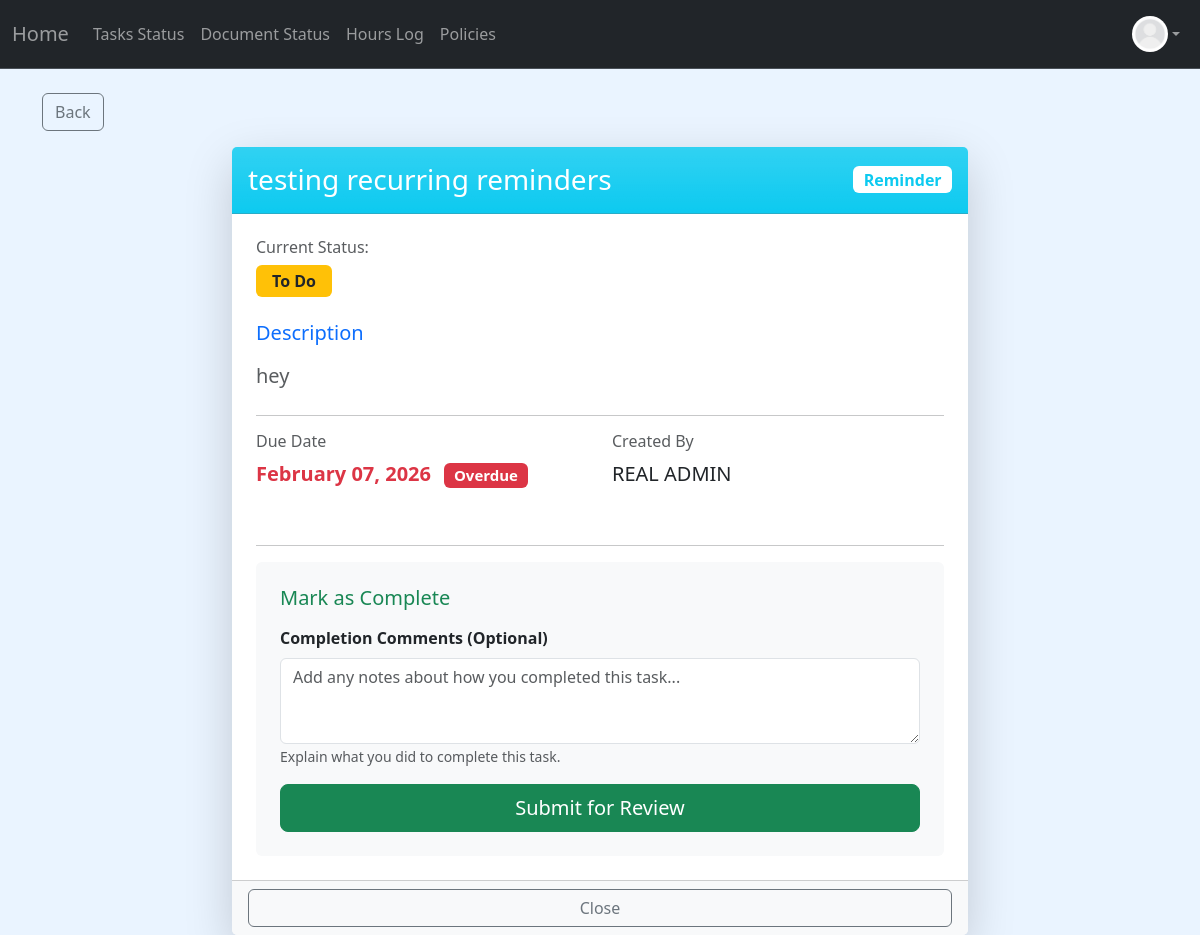
Page /task/view/49 (signed in) on the committed database.
### project/models.py (models this page shows, shortened)
class User(db.Model, UserMixin):
    __tablename__ = 'users'
    id: Mapped[int] = mapped_column(primary_key=True)
    name: Mapped[str] = mapped_column()
    email: Mapped[str] = mapped_column(unique=True)
    address: Mapped[str] = mapped_column(default="None Provided")
    password_hash: Mapped[str] = mapped_column(db.String(128))
    date_created: Mapped[datetime] = mapped_column(DateTime, server_default=func.now())
    total_hours: Mapped[float] = mapped_column(default=0.0)
    picture: Mapped[str] = mapped_column(default="default.jpeg")
    role: Mapped[str] = mapped_column(default="user")  # "user", "volunteer", " intern", "board"
    hours: Mapped[List["Hours"]] = relationship("Hours", back_populates="user", cascade="all, delete-orphan")
    documents: Mapped[List["Document"]] = relationship("Document", back_populates="user", cascade="all, delete-orphan")
    task_assignments: Mapped[List["TaskAssignment"]] = relationship(
        "TaskAssignment",
        back_populates="user",
        cascade="all, delete-orphan"
    )

class Task(db.Model):
    __tablename__ = 'tasks'
    id = db.Column(db.Integer, primary_key=True)
    title = db.Column(db.String(200), nullable=False)
    description = db.Column(db.Text, nullable=False)
    classification = db.Column(db.String(50), nullable=False)  # 'project' or 'reminder'
    assigned_role = db.Column(db.String(50), nullable=False)   # 'intern', 'volunteer', 'board', 'specific'
    created_by = db.Column(db.Integer, db.ForeignKey('users.id'), nullable=False)
    created_at = db.Column(db.DateTime, default=datetime.utcnow)
    is_recurring = db.Column(db.Boolean, default=False)  # Whether this is a recurring reminder
    recurrence_frequency = db.Column(db.String(50), nullable=True)  # 'daily', 'weekly', 'biweekly', 'monthly'
    recurrence_end_date = db.Column(db.Date, nullable=True)  # When to stop creating new assignments
    skip_review = db.Column(db.Boolean, default=False)  # If True, reminder goes straight to 'graded' when completed
    created_by_user = db.relationship('User', foreign_keys=[created_by], backref='created_tasks', lazy=True)
    assignments: Mapped[List["TaskAssignment"]] = relationship(
        "TaskAssignment",
        back_populates="task",
        cascade="all, delete-orphan"
    )

class TaskAssignment(db.Model):
    __tablename__ = 'task_assignments'
    id: Mapped[int] = mapped_column(primary_key=True)
    task_id: Mapped[int] = mapped_column(db.ForeignKey('tasks.id'), name="fk_taskassign_task_id")
    user_id: Mapped[int] = mapped_column(db.ForeignKey('users.id'), name="fk_taskassign_user_id")
    due_date: Mapped[datetime] = mapped_column(DateTime, nullable=False)
    status: Mapped[str] = mapped_column(default="pending")
    upload: Mapped[bool] = mapped_column(default=False)
    filename: Mapped[str] = mapped_column(nullable=True)
    score: Mapped[float] = mapped_column(nullable=True)
    score_denominator: Mapped[float] = mapped_column(nullable=True)
    comments: Mapped[str] = mapped_column(default="")
    task: Mapped["Task"] = relationship("Task", back_populates="assignments")
    user: Mapped["User"] = relationship("User", back_populates="task_assignments")

### app.py (the view)
@app.route("/task/view/<int:assignment_id>", methods=["GET"])
@login_required
@permission_required('volunteer')
def view_task(assignment_id):
    assignment = TaskAssignment.query.get_or_404(assignment_id)
    if assignment.user_id != current_user.id and current_user.role not in ['board', 'admin']:
        flash("You don't have permission to view this task.")
        return redirect(url_for(redirect_target.get(current_user.role, "user_dashboard")))
    task = assignment.task
    is_overdue = (
        assignment.due_date.date() < date.today()
        and assignment.status == "pending"
    )
    return render_template("task_detail_popup.html",
                         assignment=assignment,
                         task=task,
                         is_overdue=is_overdue)

### app.py (called while the page is built)
@app.context_processor
def inject_now():
    return {
        'now': datetime.now,
        'today': date.today
    }

### project/models.py (called while the page is built)
@login_manager.user_loader
def load_user(user_id):
    return User.query.get(user_id)

### project/templates/task_detail_popup.html (shortened to what this page needs)
{% extends "base.html" %}
{% block content %}
<div class="container mt-4">
    <a href="{% if current_user.role in ['board', 'admin'] %}{{ url_for('task_status') }}{% else %}{{ url_for('my_tasks') }}{% endif %}" class="btn btn-outline-secondary mb-3">
         Back
    </a>
    <div class="row justify-content-center">
        <div class="col-lg-8 col-md-10">
            <div class="card shadow-lg border-0">
                <div class="card-header bg-gradient text-white {% if task.classification == 'project' %}bg-primary{% else %}bg-info{% endif %} py-3">
                    <div class="d-flex justify-content-between align-items-center">
                        <h3 class="mb-0">
                            {{ task.title }}
                        </h3>
                        <div class="d-flex align-items-center gap-2">
                            <span class="badge {% if task.classification == 'project' %}bg-white text-primary{% else %}bg-white text-info{% endif %} fs-6">
                                {{ task.classification|title }}
                            </span>
                        </div>
                    </div>
                </div>
                <div class="card-body p-4">
                    <div class="mb-4">
                        <h6 class="text-muted mb-2">Current Status:</h6>
                        <span class="badge
                            {% if assignment.status == 'pending' %}bg-warning text-dark
                            {% elif assignment.status == 'done' %}bg-info
                            {% elif assignment.status == 'graded' %}bg-success
                            {% endif %} fs-6 px-3 py-2">
                            {% if assignment.status == 'pending' %}To Do
                            {% elif assignment.status == 'done' %}Pending Review
                            {% elif assignment.status == 'graded' %}Completed & Graded
                            {% endif %}
                        </span>
                    </div>
                    <div class="mb-4">
                        <h5 class="text-primary mb-3">
                             Description
                        </h5>
                        <p class="lead text-muted" style="white-space: pre-line;">{{ task.description }}</p>
                    </div>
                    <hr>
                    <div class="row mb-4">
                        <div class="col-md-6 mb-3">
                            <h6 class="text-muted mb-2">
                                 Due Date
                            </h6>
                            <p class="fs-5 fw-bold {% if is_overdue and assignment.status == 'pending' %}text-danger{% else %}text-dark{% endif %}">
                                {{ assignment.due_date.strftime('%B %d, %Y') }}
                                {% if is_overdue and assignment.status == 'pending' %}
                                    <span class="badge bg-danger ms-2">Overdue</span>
                                {% endif %}
                            </p>
                        </div>
                        <div class="col-md-6 mb-3">
                            <h6 class="text-muted mb-2">
                                 Created By
                            </h6>
                            <p class="fs-5">
                                {% if task.created_by_user %}
                                    {{ task.created_by_user.name }}
                                {% else %}
                                    Administrator
                                {% endif %}
                            </p>
                        </div>
                    </div>
                    <hr>
                    {% if assignment.status == 'pending' and current_user.id == assignment.user_id %}
                    <div class="bg-light p-4 rounded">
                        <h5 class="text-success mb-3">
                             Mark as Complete
                        </h5>
                        <form method="POST" action="{{ url_for('complete_task', assignment_id=assignment.id) }}" enctype="multipart/form-data">
                            <div class="mb-3">
                                <label for="completionComments" class="form-label fw-bold">
                                    Completion Comments (Optional)
                                </label>
                                <textarea class="form-control" id="completionComments" name="completion_comments"
                                          rows="3" placeholder="Add any notes about how you completed this task..."></textarea>
                                <small class="form-text text-muted">Explain what you did to complete this task.</small>
                            </div>
                            <div class="d-grid gap-2">
                                <button type="submit" class="btn btn-success btn-lg">
                                     Submit for Review
                                </button>
                            </div>
                        </form>
                    </div>
                    {% endif %}
                </div>
                <div class="card-footer bg-light">
                    <div class="d-grid">
                        <a href="{% if current_user.role in ['board', 'admin'] %}{{ url_for('task_status') }}{% else %}{{ url_for('my_tasks') }}{% endif %}" class="btn btn-outline-secondary">
                             Close
                        </a>
                    </div>
                </div>
            </div>
        </div>
    </div>
</div>
{% endblock %}

### project/templates/base.html (shortened to what this page needs)
<!DOCTYPE html>
<html>
  <head>
    <link href="https://cdn.jsdelivr.net/npm/bootstrap@5.3.8/dist/css/bootstrap.min.css" rel="stylesheet">
  </head>
  <body>
    <nav class="navbar navbar-expand bg-dark border-bottom border-body" data-bs-theme="dark">
      <div class="container-fluid d-flex">
        <a class="navbar-brand" id="home-link"
            href="{% if current_user.is_authenticated and current_user.role == 'admin' %}
              {{ url_for('admin_dashboard') }}
            {% elif current_user.is_authenticated and current_user.role == 'board' %}
              {{ url_for('board_dashboard') }}
            {% elif current_user.is_authenticated and current_user.role == 'volunteer' %}
                {{ url_for('volunteer_dashboard') }}
            {% elif current_user.is_authenticated and current_user.role == 'intern' %}
                {{ url_for('intern_dashboard') }}
            {% else %}
              {{ url_for('user_dashboard') }}
          {% endif %}">
          Home
        </a>
        <ul class="navbar-nav mb-2 mb-lg-0 d-flex flex-row">
          {% if current_user.is_authenticated and current_user.role != 'user' %}
            {% if current_user.role == 'admin' or current_user.role == 'board' %}
              <li class="nav-item">
                <a class="nav-link" href="{{ url_for('user_list') }}">User List</a>
              </li>
              <li class="nav-item">
              <a class="nav-link"
              href="{{ url_for('notification') }}">
                  Updates </a>
              </li>
                <li class="nav-item dropdown">
                  <a class="nav-link dropdown-toggle" href="#" id="taskDropdown" role="button" aria-expanded="false">
                    Task Management
                  </a>
                  <ul class="dropdown-menu" aria-labelledby="taskDropdown">
                    <li>
                      <a class="dropdown-item" href="{{ url_for('create_task') }}">Create Task</a>
                    </li>
                    <li>
                      <a class="dropdown-item" href="{{ url_for('task_status') }}">Tasks Status</a>
                    </li>
                  </ul>
                </li>
                <style>
                  .nav-item.dropdown:hover .dropdown-menu {
                    display: block;
                  }
                </style>
            {% else %}
                <li class="nav-item">
                  <a class="nav-link" href="{{ url_for('my_tasks') }}">Tasks Status</a>
                </li>
            {% endif %}
            <li class="nav-item">
              <a class="nav-link" href="{{ url_for('document_status') }}">Document Status</a>
            </li>
            <li class="nav-item">
              <a class="nav-link"
              href="{{ url_for('hours_log') }}">
                  Hours Log </a>
            </li>
            <li class="nav-item">
              <a class="nav-link"
              href="{{ url_for('policies') }}">
                  Policies </a>
            </li>
          {% endif %}
        </ul>
        {% if current_user.is_authenticated %}
        <ul class="navbar-nav ms-auto mb-2 mb-lg-0">
          <li class="nav-item dropdown">
            <a class="nav-link d-flex align-items-center dropdown-toggle" href="#" id="profileDropdown" role="button" aria-expanded="false">
              <img src="{{ url_for('static', filename='profile_pics/' ~ current_user.picture ) }}" alt="Profile" style="height:36px;width:36px;border-radius:50%;">
            </a>
          </li>
        </ul>
        {% endif %}
      </div>
    </nav>
    {% block content %}
    {% endblock %}
  </body>
</html>

### project/templates/base.html (style rules this page uses)
body { background-color: #eaf4ff; }
.dropdown { position: relative; display: inline-block; }
.navbar-brand { color: rgba(255,255,255,0.55) !important; }
.navbar-nav .nav-link { color: rgba(255,255,255,0.55) !important; }

### project/templates/task_detail_popup.html (style rules this page uses)
.bg-gradient { background: linear-gradient(135deg, var(--bs-primary) 0%, var(--bs-primary-dark, #0056b3) 100%); }
.card { animation: slideIn 0.3s ease-out; }

### rows in the picture
User: picture (placeholder picture)
Task: title "testing recurring reminders", classification "Reminder", description "hey"
TaskAssignment: due_date "February 07, 2026"
User: created_by_user.name "REAL ADMIN"
